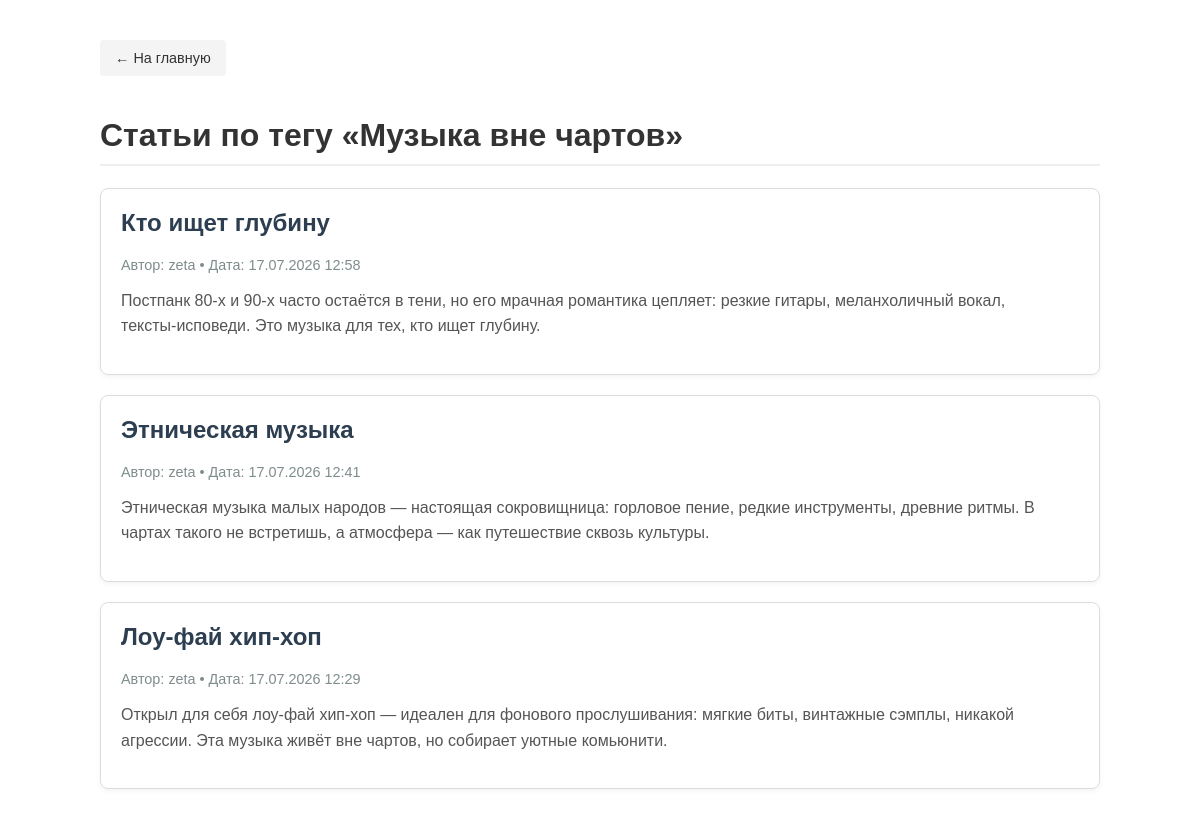
Screenshot of /tag.php?slug=muzyka-vne-chartov with the database file from the repository.
### tables this page shows
CREATE TABLE `tags` (
  `id` int(11) NOT NULL,
  `name` varchar(100) NOT NULL,
  `slug` varchar(100) NOT NULL
);

CREATE TABLE `posts` (
  `id` int(11) NOT NULL,
  `user_id` int(11) NOT NULL,
  `title` varchar(200) NOT NULL,
  `content` text NOT NULL,
  `created_at` timestamp NULL DEFAULT CURRENT_TIMESTAMP
);

CREATE TABLE `users` (
  `id` int(11) NOT NULL,
  `username` varchar(50) NOT NULL,
  `password` varchar(255) NOT NULL,
  `created_at` timestamp NULL DEFAULT CURRENT_TIMESTAMP
);

### public/tag.php (the view, shortened to what this page needs)
<?php
require_once __DIR__ . '/../db.php';
$slug = $_GET['slug'] ?? '';
$stmt = $pdo->prepare('SELECT id, name FROM tags WHERE slug = ? LIMIT 1');
$stmt->execute([$slug]);
$tag = $stmt->fetch(PDO::FETCH_ASSOC);
$posts = [];
$tagName = 'Неизвестный тег';
if ($tag) {
    $tagId = $tag['id'];
    $tagName = $tag['name'];
    $stmt = $pdo->prepare('
        SELECT p.*, u.username AS author_name
        FROM posts p
        JOIN users u ON p.user_id = u.id
        JOIN post_tags pt ON pt.post_id = p.id
        WHERE pt.tag_id = ?
        ORDER BY p.created_at DESC
    ');
    $stmt->execute([$tagId]);
    $posts = $stmt->fetchAll(PDO::FETCH_ASSOC);
}
?>
<!DOCTYPE html>
<html lang="ru">
<head>
</head>
<body>
    <a href="index.php" class="back-link">&larr; На главную</a>
    <?php if (!$tag): ?>
        <div class="error-message">
            <h1>Тег не найден</h1>
            <p>К сожалению, статей с таким тегом не существует. Вернитесь на <a href="index.php"><strong>главную страницу</strong></a>.</p>
        </div>
    <?php else: ?>
        <h1>Статьи по тегу «<?= htmlspecialchars($tagName) ?>»</h1>
        <?php if (count($posts) === 0): ?>
            <p class="no-posts">По этому тегу пока нет ни одной статьи.</p>
        <?php else: ?>
            <?php foreach ($posts as $post): ?>
                <article class="post-card">
                    <h2 class="post-title"><?= htmlspecialchars($post['title']) ?></h2>
                    <div class="post-meta">
                        Автор: <?= htmlspecialchars($post['author_name']) ?> •
                        Дата: <?= date('d.m.Y H:i', strtotime($post['created_at'])) ?>
                    </div>
                    <div class="post-content">
                        <?= htmlspecialchars($post['content']) ?>
                    </div>
                </article>
            <?php endforeach; ?>
        <?php endif; ?>
    <?php endif; ?>
</body>
</html>

### public/tag.php (style rules this page uses)
body { font-family: sans-serif; max-width: 1000px; margin: 40px auto; padding: 0 20px; color: #333; }
.back-link { display: inline-block; margin-bottom: 20px; padding: 10px 15px; background-color: #f4f4f4; color: #333; text-decoration: none; border-radius: 4px; font-size: 0.9em; }
h1 { border-bottom: 2px solid #eee; padding-bottom: 10px; }
.post-card { border: 1px solid #ddd; padding: 20px; margin-bottom: 20px; border-radius: 8px; box-shadow: 0 2px 5px rgba(0,0,0,0.05); }
.post-title { color: #2c3e50; margin-top: 0; }
.post-meta { color: #7f8c8d; font-size: 0.9em; margin-bottom: 15px; }
.post-content { color: #555; margin-bottom: 15px; line-height: 1.6; }

### rows the page displays
tags: name "Музыка вне чартов"
posts: title "Кто ищет глубину", user.username "zeta", created_at "17.07.2026 12:58", content "Постпанк 80‑х и 90‑х часто остаётся в тени, но его мрачная романтика цепляет: резкие гитары, меланхоличный вокал, тексты‑исповеди. Это музыка для тех, кто ищет глубину."
posts: title "Этническая музыка", user.username "zeta", created_at "17.07.2026 12:41", content "Этническая музыка малых народов — настоящая сокровищница: горловое пение, редкие инструменты, древние ритмы. В чартах такого не встретишь, а атмосфера — как путешествие сквозь культуры."
posts: title "Лоу‑фай хип‑хоп", user.username "zeta", created_at "17.07.2026 12:29", content "Открыл для себя лоу‑фай хип‑хоп — идеален для фонового прослушивания: мягкие биты, винтажные сэмплы, никакой агрессии. Эта музыка живёт вне чартов, но собирает уютные комьюнити."
